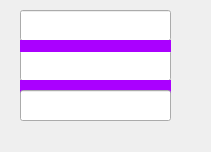
<?xml version="1.0" encoding="UTF-8"?>
<ui version="4.0">
 <class>Dialog2</class>
 <widget class="QDialog" name="Dialog2">
  <property name="geometry">
   <rect>
    <x>0</x>
    <y>0</y>
    <width>211</width>
    <height>152</height>
   </rect>
  </property>
  <property name="windowTitle">
   <string>Dialog</string>
  </property>
  <widget class="QLineEdit" name="lineEdit">
   <property name="geometry">
    <rect>
     <x>20</x>
     <y>10</y>
     <width>151</width>
     <height>31</height>
    </rect>
   </property>
   <property name="styleSheet">
    <string notr="true"/>
   </property>
  </widget>
  <widget class="QLineEdit" name="lineEdit_2">
   <property name="geometry">
    <rect>
     <x>20</x>
     <y>50</y>
     <width>151</width>
     <height>31</height>
    </rect>
   </property>
   <property name="styleSheet">
    <string notr="true"/>
   </property>
  </widget>
  <widget class="QLabel" name="label_3">
   <property name="geometry">
    <rect>
     <x>20</x>
     <y>80</y>
     <width>151</width>
     <height>16</height>
    </rect>
   </property>
   <property name="styleSheet">
    <string notr="true">background:rgba(0,0,0,70%);
background-color: rgb(170, 0, 255);
</string>
   </property>
   <property name="text">
    <string/>
   </property>
  </widget>
  <widget class="QLabel" name="label_4">
   <property name="geometry">
    <rect>
     <x>20</x>
     <y>40</y>
     <width>151</width>
     <height>12</height>
    </rect>
   </property>
   <property name="styleSheet">
    <string notr="true">background:rgba(0,0,0,70%);
background-color: rgb(170, 0, 255);
</string>
   </property>
   <property name="text">
    <string/>
   </property>
  </widget>
  <widget class="QLineEdit" name="lineEdit_3">
   <property name="geometry">
    <rect>
     <x>20</x>
     <y>90</y>
     <width>151</width>
     <height>31</height>
    </rect>
   </property>
   <property name="styleSheet">
    <string notr="true"/>
   </property>
  </widget>
 </widget>
 <resources/>
 <connections/>
</ui>
